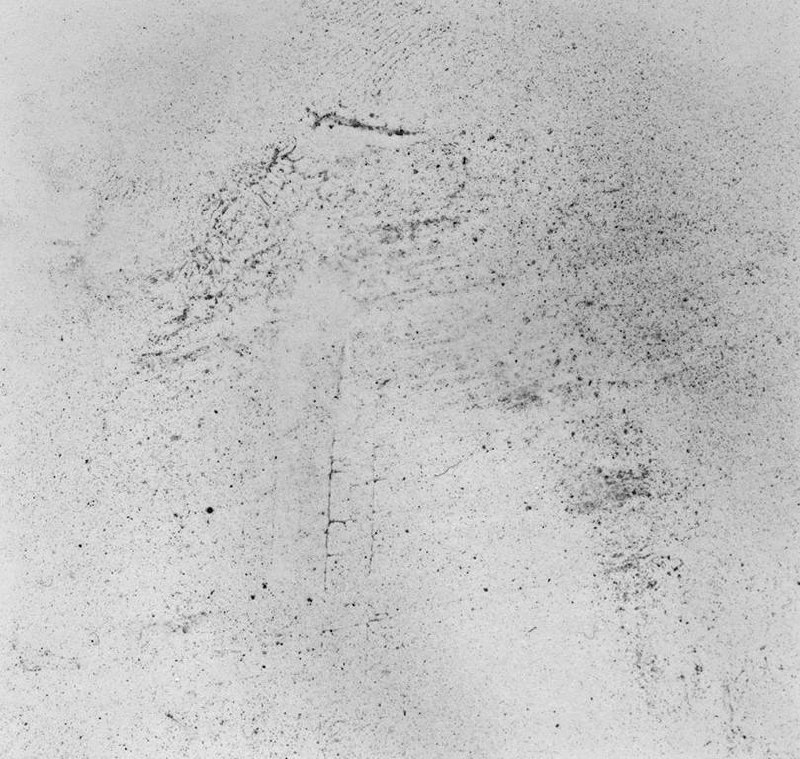
#> input picture bot/a.jpg, 800 x 759 px
$ python -i tratar_imagen.py   (imports and definitions only)
#> lines starting #> are read from the running program, lines starting #| are printed output that depends on the picture; after the words box and inside, x2 and y2 are one past the last pixel; in counts of white or black regions, pixels touching at a corner belong together
import cv2

def tratar(nombre_imagen):
    # Cargar imagen y verificar que la ruta de la imagen es válida
#> called with nombre_imagen = 'a.jpg'
    img = cv2.imread(nombre_imagen)
#> img is the input picture: shape (759, 800, 3); min 0, max 252, mean 192.7
    # Verificar que la imagen se ha cargado correctamente
    if img is None:
        raise ValueError("No se pudo cargar la imagen: ", nombre_imagen)
    # Aplicar filtro de diferencia de mediana
    img_suave = cv2.medianBlur(img, 7)
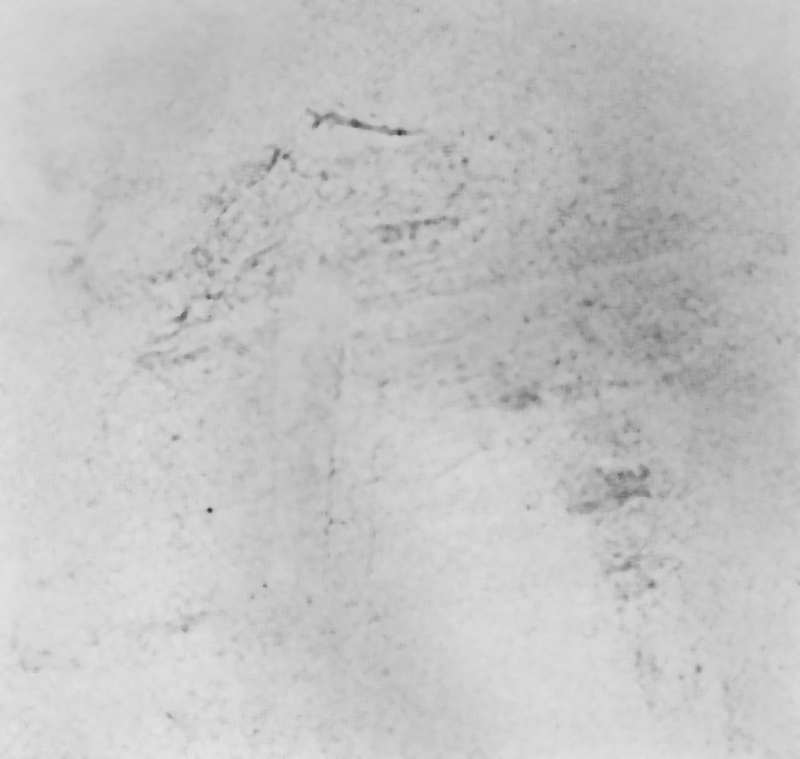
#> img_suave: shape (759, 800, 3); min 56, max 227, mean 194.9
    # Convertir a escala de grises
    img_gris = cv2.cvtColor(img_suave, cv2.COLOR_BGR2GRAY)
    # Aplicar la diferencia entre la imagen original y la imagen suavizada con el filtro de mediana
    img_diferencia = cv2.absdiff(img, img_suave)
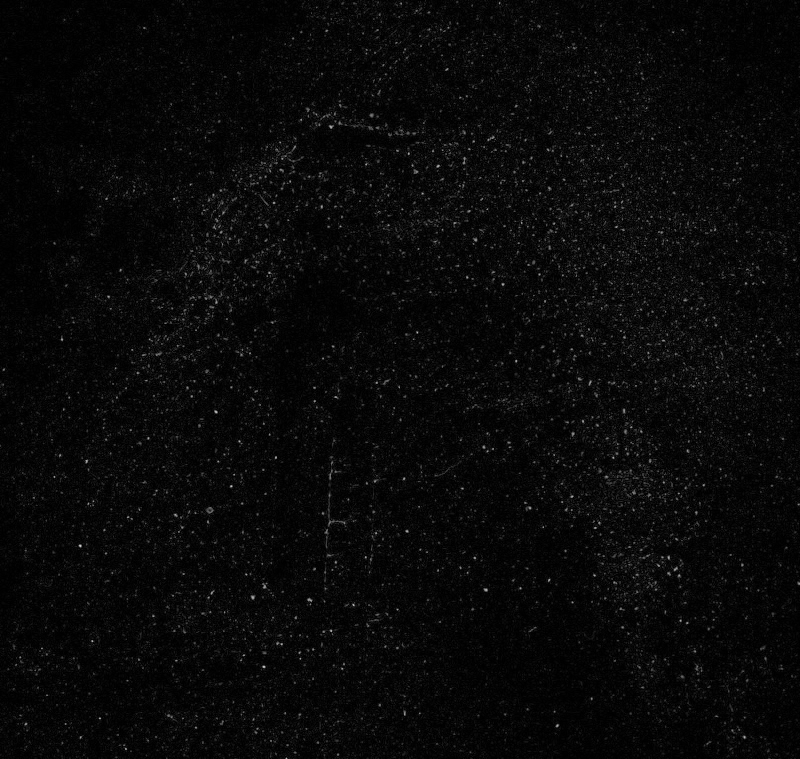
#> img_diferencia: shape (759, 800, 3); min 0, max 202, mean 8.7
    img_gris = cv2.cvtColor(img_diferencia, cv2.COLOR_BGR2GRAY)
    # Aplicar Canny para detectar los bordes
    img_canny = cv2.Canny(img_gris, 50, 150)
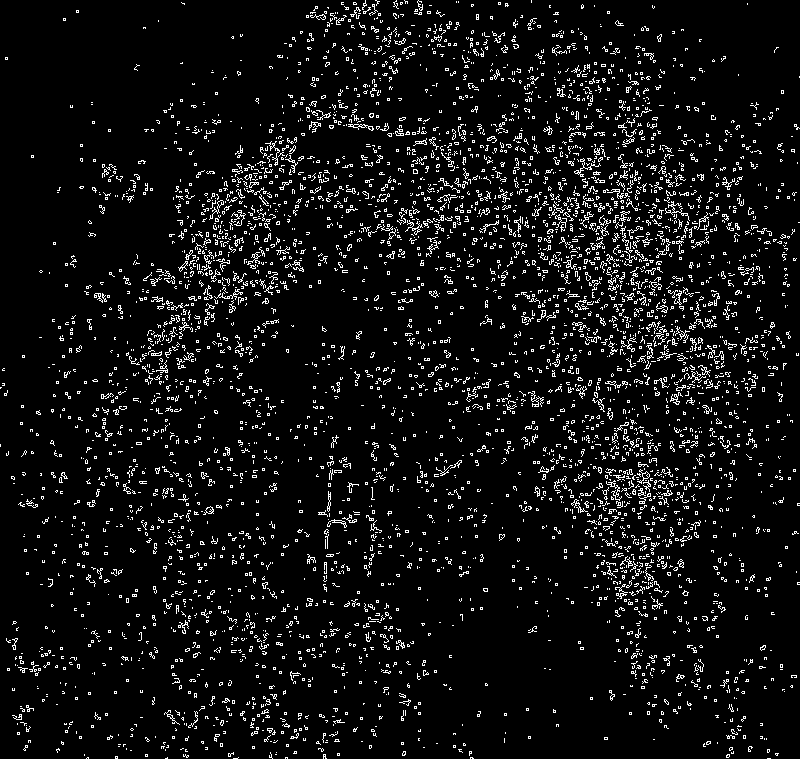
#> img_canny: shape (759, 800); 6.7% white in thin lines or dots
    # Encontrar contornos
    contornos, _ = cv2.findContours(img_canny, cv2.RETR_EXTERNAL, cv2.CHAIN_APPROX_SIMPLE)
#> contornos = 4401 contours, 4366 with area under 20; largest, box (x1, y1, x2, y2) and area: (348, 124, 374, 131) 52, (637, 469, 650, 484) 42, (203, 506, 214, 515) 39, (574, 158, 601, 177) 35, (327, 519, 347, 528) 34
    # Verificar que se encontraron al menos un contorno
    #if len(contornos) == 0:
        #raise ValueError("No se encontraron puntos en la imagen.")
    # Dibujar los contornos encontrados en la imagen original en rojo
    img_puntos = img.copy()
    cv2.drawContours(img_puntos, contornos, -1, (0, 0, 255), 2)
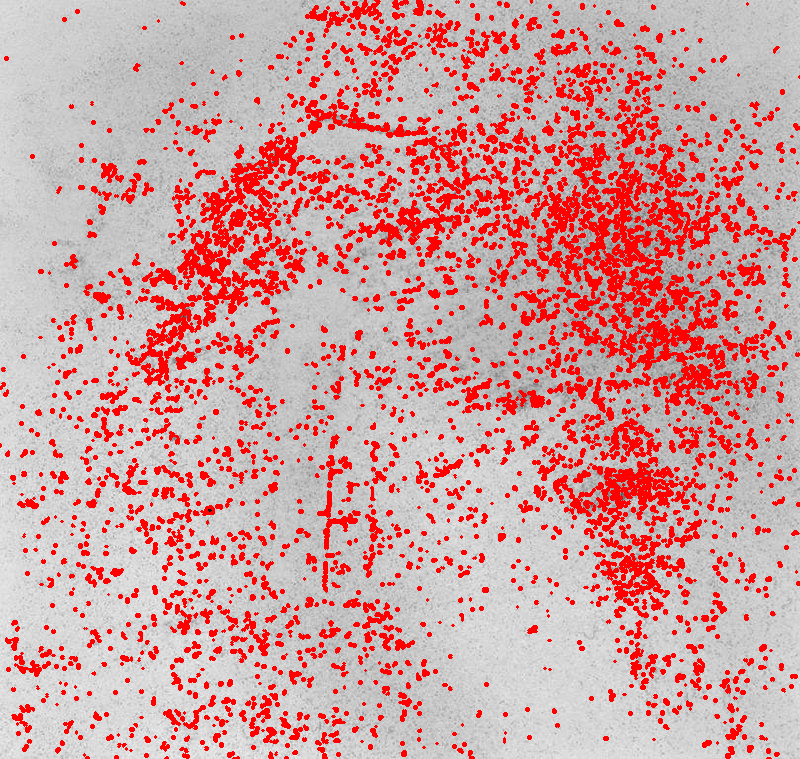
#> img_puntos: shape (759, 800, 3); 19.6% of pixels changed, all inside (x1, y1, x2, y2) = (0, 0, 800, 759)
    # Guardar la imagen con los puntos detectados marcados en rojo
    cv2.imwrite("img_puntos.jpg", img_puntos)
    # Imprimir el número de puntos encontrados
    return round(len(contornos)/36,2)

>>> result = tratar('a.jpg')
#> result = 122.2
